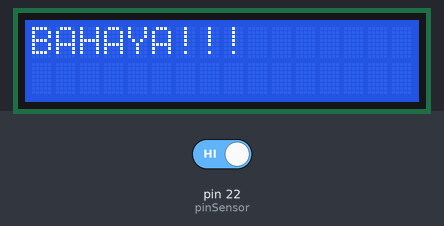
A sketch run on a simulated Arduino Mega 2560, built with avr-gcc and run on an emulated ATmega2560. Shown: 16×2 character LCD. The test bench sets the inputs (shaded band); at power-on: pin 22 (pinSensor) HIGH.

Above: at 1.2 s.
1.3 s: pin 22 (pinSensor) driven LOW
At 3.2 s:
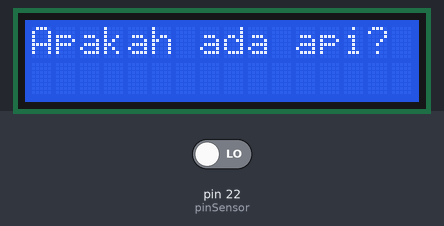
3.5 s: pin 22 (pinSensor) driven HIGH
At 4.3 s:
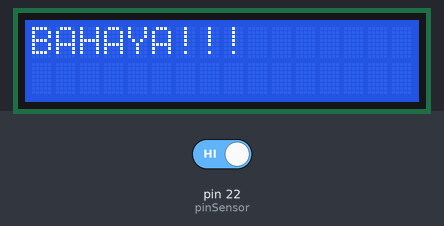
Timing chart, 0 to 6.5 s (numbered marks = the images above; inputs shaded):
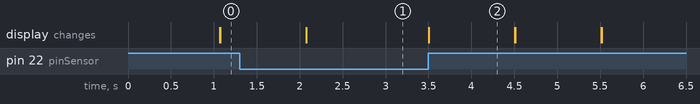

The sketch:

Lat_24.ino
```cpp
#include <LiquidCrystal.h>

// SETTING DISPLAY I2C

const int rs = 12, en = 11, d4 = 5, d5 = 4, d6 = 3, d7 = 2;     // Pin-nya I2C
LiquidCrystal lcd(rs, en, d4, d5, d6, d7);

// AKHIR SETTING DISPLAY
bool api;
int pinSensor = 22;

void setup() {
  // put your setup code here, to run once:
  lcd.begin(16, 2);
}

void loop() {
  // put your main code here, to run repeatedly:
  api = digitalRead(pinSensor);

  if (api == LOW ) {
    lcd.setCursor(0, 0);
    lcd.print("Apakah ada api?");
  } else {
    lcd.clear();
    lcd.setCursor(0, 0);
    lcd.print("BAHAYA!!!");
    delay(1000);
    lcd.clear();
  }

}
```

Measured:
- after the input at 1.3 s, the display: first differs from a run without the input after 0.78 s (image 1)
- after the input at 3.5 s, the display: changes at once (image 2)
- what the display in image 2 shows lasts 1.0 s, from 3.5 s to 4.5 s
